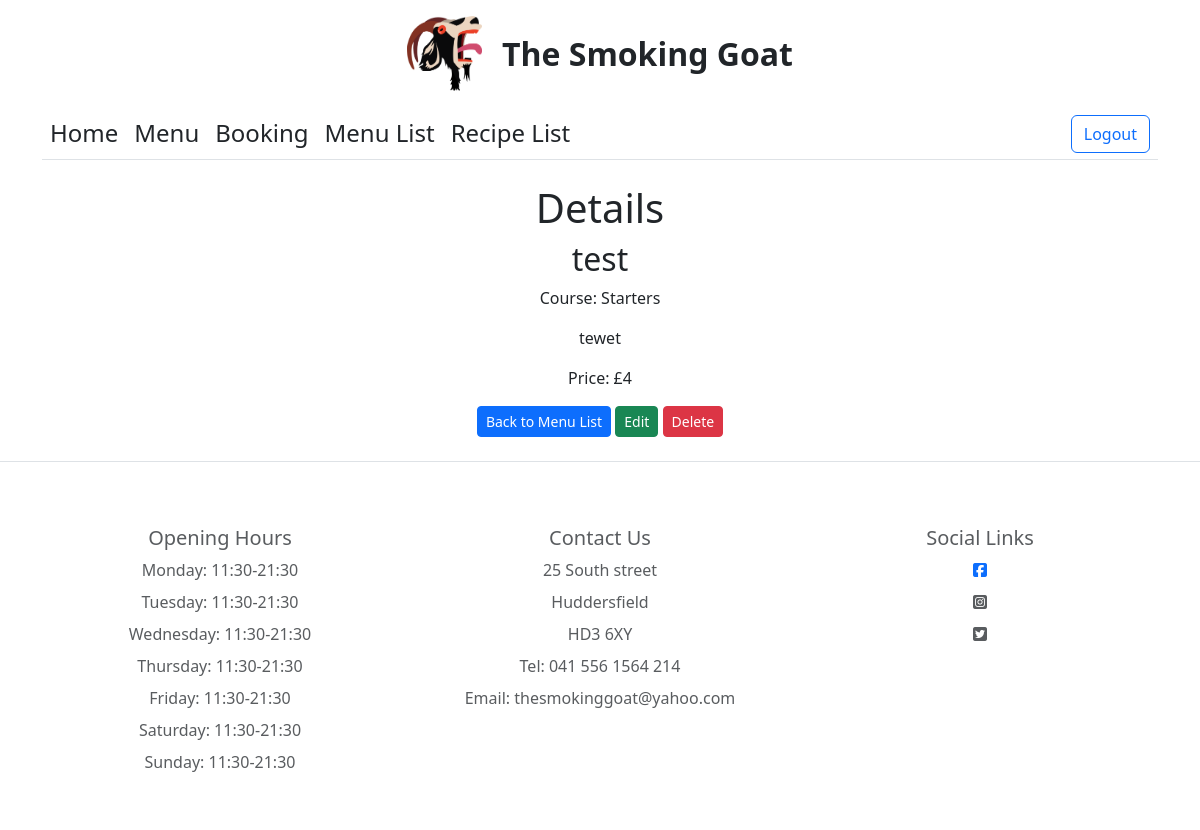
/menu_page/item_detail/2 (signed in), run on the app's committed database.
### menu/models.py (models this page shows, shortened)
class FoodMenu(models.Model):
    title = models.CharField(max_length=200)
    description = models.TextField()
    course = models.IntegerField( choices=COURSECHOICES)
    price = models.IntegerField()

### menu/views.py (the view)
# urls.py: path('item_detail/<int:pk>', views.MenuDetailView.as_view(), name='item_detail'),
class MenuDetailView(LoginRequiredMixin, UserPassesTestMixin, DetailView):
    model = FoodMenu
    context_object_name = 'fooditems'
    template_name = 'menu/item_detail.html'
    def test_func(self):
        return self.request.user.is_staff
    def get_context_data(self, **kwargs):
        context = super().get_context_data(**kwargs)
        context['page_title'] = 'Menu'
        return context

### menu/templates/menu/item_detail.html
{% extends 'base.html' %}
{% load static %}
{% block content %}
<div class="container">
    <div class="row">
        <div class="col text-center">
            {% if user.is_staff %}
<h1>Details</h1>
<h2> {{ object.title }} </h2>
<p>Course: {{ object.get_course_display }}</p>
<p>{{ object.description }}</p>
<p>Price: £{{ object.price}}</p>
<a href="{% url 'menu_list' %}" class="btn btn-primary btn-sm">Back to Menu List</a>
<a href="{% url 'item_update_form' object.id %}" class="btn btn-success btn-sm">Edit</a>
<a href="{% url 'item_delete' object.id %}" class="btn btn-danger btn-sm">Delete</a>
{% else %}
<h2>You do not have permission to access this page.</h2>
{% endif %}
</div>
</div>
</div>
{% endblock %}

### static/style.css (style rules this page uses)
body { font-family: 'Raleway', sans-serif; }
a { text-decoration: none; color: black; }

### data on the page
FoodMenu: title "test", course "Starters", description "tewet", price "4"
